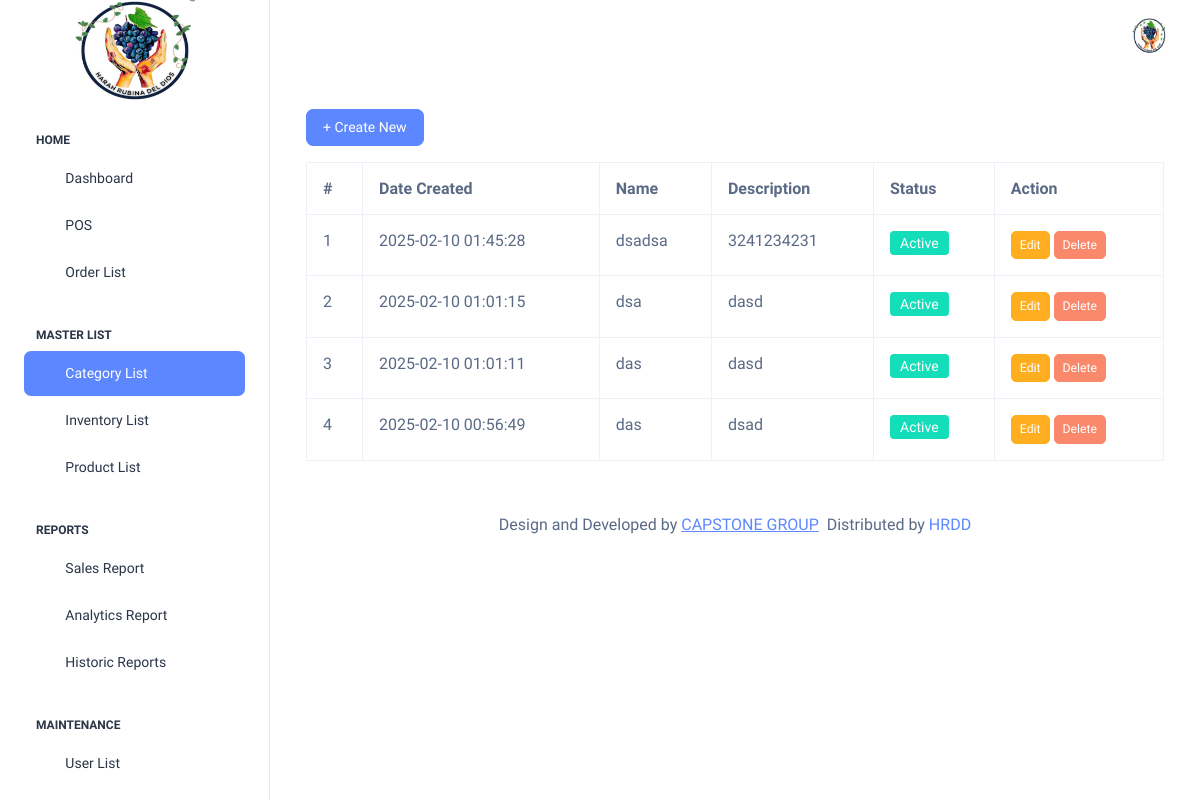
The page /index_admin.php?page=category_list (signed in) on the database its author committed.
### tables this page shows
CREATE TABLE `categories` (
  `id` int(11) NOT NULL,
  `name` varchar(255) NOT NULL,
  `description` text NOT NULL,
  `status` varchar(50) DEFAULT 'Active',
  `date_created` timestamp NOT NULL DEFAULT current_timestamp()
);

### modules/category_list.php (the view, shortened to what this page needs)
<?php
include "includes/connection.php";
function getCategories($con) {
    $sql = "SELECT * FROM categories ORDER BY date_created DESC";
    $result = $con->query($sql);
    return $result;
}
?>
<div class="container mt-4">
    <button class="btn btn-primary mb-3" data-bs-toggle="modal" data-bs-target="#addModal">+ Create New</button>
    <table class="table table-bordered">
        <thead>
            <tr>
                <th>#</th>
                <th>Date Created</th>
                <th>Name</th>
                <th>Description</th>
                <th>Status</th>
                <th>Action</th>
            </tr>
        </thead>
        <tbody>
            <?php $categories = getCategories($con); $i = 1; ?>
            <?php while ($row = $categories->fetch_assoc()) : ?>
            <tr>
                <td><?= $i++; ?></td>
                <td><?= $row['date_created']; ?></td>
                <td><?= $row['name']; ?></td>
                <td><?= $row['description']; ?></td>
                <td><span class="badge bg-success">Active</span></td>
                <td>
                    <button class="btn btn-warning btn-sm" data-bs-toggle="modal" data-bs-target="#editModal<?= $row['id']; ?>">Edit</button>
                    <button class="btn btn-danger btn-sm" data-bs-toggle="modal" data-bs-target="#deleteModal<?= $row['id']; ?>">Delete</button>
                </td>
            </tr>
            <?php endwhile; ?>
        </tbody>
    </table>
</div>

### rows shown on the page
categories: date_created "2025-02-10 01:45:28", name "dsadsa", description "3241234231"
categories: date_created "2025-02-10 01:01:15", name "dsa", description "dasd"
categories: date_created "2025-02-10 01:01:11", name "das", description "dasd"
categories: date_created "2025-02-10 00:56:49", name "das", description "dsad"
